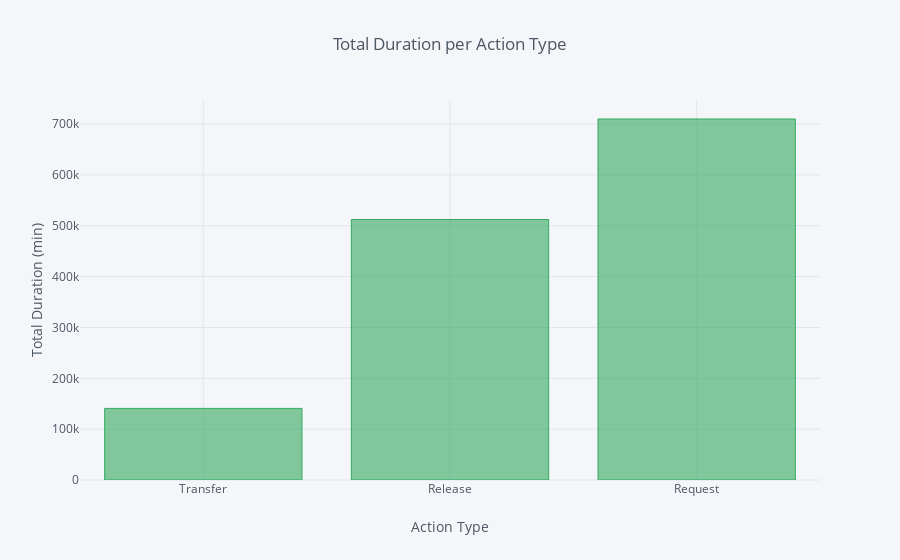

The notebook cell this image was saved under:
### Code cell
results.iplot(kind = 'bar', x = 'Action Type', 
              y = 'Total Duration (min)', 
              title = 'Total Duration per Action Type', 
             xTitle = 'Action Type', 
             yTitle = 'Total Duration (min)', color = 'rgba(50, 171, 96, 1.0)')

### Figure 1 — Plotly figure (JSON) as saved in the notebook; plotly's stock layout.template omitted (floating-point values rounded to 4 significant figures)
{"data": [{"marker": {"color": "rgba(50, 171, 96, 0.6)", "line": {"color": "rgba(50, 171, 96, 1.0)", "width": 1}}, "name": "Total Duration (min)", "orientation": "v", "text": "", "type": "bar", "uid": "a0c6adc1-9593-40f4-8e88-aa992c47cf8f", "x": ["Transfer", "Release", "Request"], "y": [140800.0, 512300.0, 710000.0]}], "layout": {"legend": {"bgcolor": "#F5F6F9", "font": {"color": "#4D5663"}}, "paper_bgcolor": "#F5F6F9", "plot_bgcolor": "#F5F6F9", "title": {"font": {"color": "#4D5663"}, "text": "Total Duration per Action Type"}, "xaxis": {"gridcolor": "#E1E5ED", "showgrid": true, "tickfont": {"color": "#4D5663"}, "title": {"font": {"color": "#4D5663"}, "text": "Action Type"}, "zerolinecolor": "#E1E5ED"}, "yaxis": {"gridcolor": "#E1E5ED", "showgrid": true, "tickfont": {"color": "#4D5663"}, "title": {"font": {"color": "#4D5663"}, "text": "Total Duration (min)"}, "zerolinecolor": "#E1E5ED"}}}
